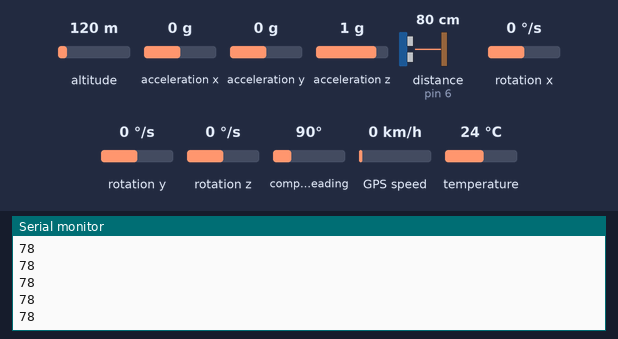
Bench run of a sketch on a simulated Arduino Uno, built with avr-gcc and run on an emulated ATmega328P. On the bench: the last lines printed to the serial monitor. Wiring (inferred from the names in the program): ultrasonic range finder: trigger pin 5; echo pin 6. The test bench sets the inputs (shaded band); at power-on: acceleration x 0 g, distance to the obstacle (sensor on pin 6) 80 cm, altitude 120 m, acceleration y 0 g, acceleration z 1 g, rotation x 0 °/s, rotation y 0 °/s, rotation z 0 °/s, compass heading 90°, GPS speed 0 km/h, temperature 24 °C. The echo pulse lasts 58.3 µs per cm; the GPS gets a fix after 3 s at 37.7749, -122.4194 with 8 satellites; no radio packets arrive unless stated.

Above: at 1.2 s.
1.3 s: acceleration x set to -1.4 g
At 2.7 s:
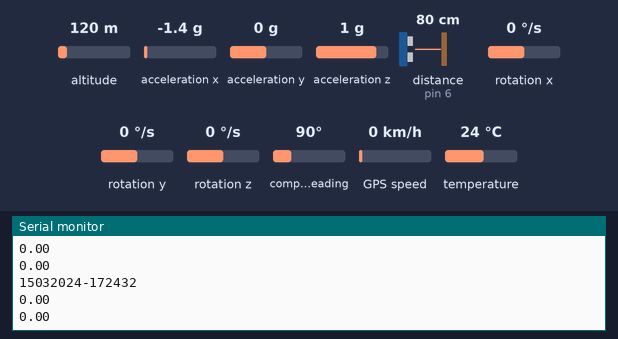
2.8 s: distance to the obstacle (sensor on pin 6) set to 2 cm
At 4.2 s:
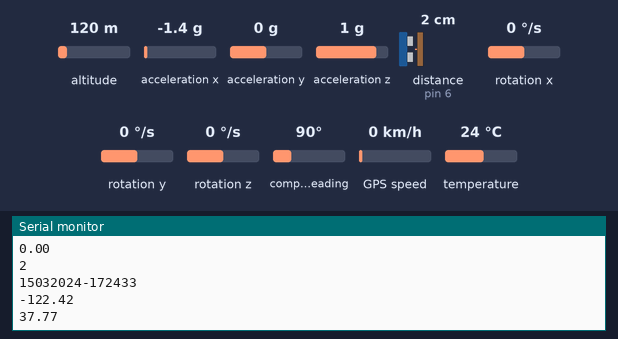
4.3 s: distance to the obstacle (sensor on pin 6) set to 4 cm
At 6.4 s:
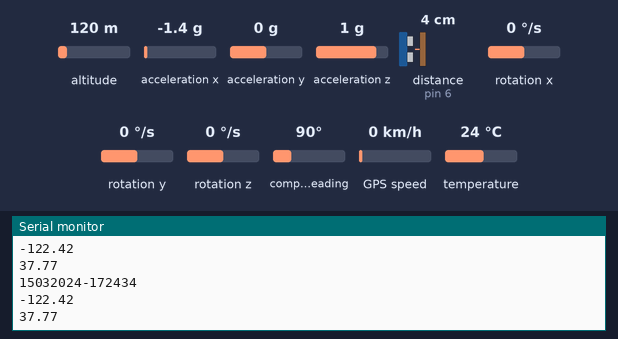
Timing chart, 0 to 7.9 s (numbered marks = the images above; inputs shaded):
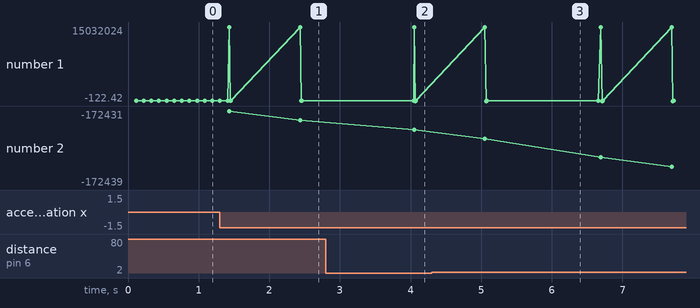

The sketch:

ardunio_warningcar_code.ino
```cpp
#include <Wire.h>
#include <Adafruit_MPU6050.h>
#include <Adafruit_Sensor.h>
#include <TinyGPSPlus.h>
#include <NeoSWSerial.h>
#include <SPI.h>
#include <nRF24L01.h>
#include <RF24.h>
#include <ArduinoJson.h>
#include <Arduino.h>
#include <String.h>
#include <stdbool.h>

#define CAR_ID "30F256.58"
#define GMT 7
static const int RXPin = 3, TXPin = 2;
static const uint32_t GPSBaud = 9600;
#define CE_PIN 9
#define CSN_PIN 10

enum Severity {
  L = 0,
  M = 1,
  H = 2
};

TinyGPSPlus gps;
NeoSWSerial ss(RXPin, TXPin);

Adafruit_MPU6050 mpu;

RF24 radio(CE_PIN, CSN_PIN);
static const byte address[6] = "00001";
static char jsonBuffer[32];

static const int trig = 5;
static const int echo = 6;

static sensors_event_t a, g, temp;
static unsigned long duration;
static int distance;
static float accel_x, accel_y, accel_z;
static float roll, pitch;
static float lng, lat;
static TinyGPSDate d;
static TinyGPSTime t;
static char dateTime[17] = "";
static int failCount = 0;

static void printGPS();
static void sendData(char* time, float lng, float lat);
static void encodeGPS(unsigned long ms);
static void processDataMPU6050();
static void getDistance();
static Severity isAccident(float roll, float pitch, int distance);
static void getCoordinates();
static bool isBlockingWay(int sev);
static String severityCar(int sev);

void setup() {
  Serial.begin(9600); // Khởi động Serial với baudrate 9600
  ss.begin(GPSBaud); // Khởi động SoftwareSerial
  while (!Serial);
  pinMode(trig, OUTPUT);
  pinMode(echo, INPUT);

  if (!radio.begin()) { // Kiểm tra kết nối với nRF24L01+
    Serial.println("Lỗi kết nối nRF24L01+!");
    while (1);
  }

  if (!mpu.begin()) { //Kiểm tra kết nối giữa Arduino và MPU6050
    Serial.println("Không tìm thấy MPU6050! Kiểm tra kết nối.");
    while (1);
  }

  // Cấu hình cảm biến
  mpu.setAccelerometerRange(MPU6050_RANGE_2_G);
  mpu.setGyroRange(MPU6050_RANGE_250_DEG);
  mpu.setFilterBandwidth(MPU6050_BAND_21_HZ);

  // Cấu hình cho nRF24L01+
  radio.openWritingPipe(address);
  radio.setPALevel(RF24_PA_HIGH);
  radio.setDataRate(RF24_250KBPS);
  radio.setChannel(124);
  radio.startListening();
  radio.openWritingPipe(0xF0F0F0F0E1LL);
  radio.openReadingPipe(0, address);

  Serial.println("San sang nhan du lieu...");
}

void loop() {
  getDistance();
  processDataMPU6050();
  delay(100);
  Serial.println(distance);

  // Phát tín hiệu cảnh báo khi góc nghiêng vượt quá điều kiện
  if (isAccident(roll, pitch, distance) >= 0) {
    int count = 0;
    while (1) {
      getCoordinates();
      // delay(100);
      // sendData(dateTime, lng, lat);
      // delay(1000);

      // getCoordinates();
      int day = d.day();
      int month = d.month();
      int year = d.year();
      int hour = t.hour();
      int minute = t.minute();
      int second = t.second();
      sprintf(dateTime, "%02d%02d%2d-%02d%02d%02d", day, month, year, hour + GMT, minute, second);
      Serial.println(dateTime);
      Serial.println(lng);
      Serial.println(lat);
      encodeGPS(1000);
      // Serial.println(distance);

      count++;
      if (count == 2) {
        delay(500);
        break;
      }
    }
  }
  // delay(100);
}

static void encodeGPS(unsigned long ms) {
  unsigned long start = millis();
  do
  {
    while (ss.available())
      gps.encode(ss.read());
  } while (millis() - start < ms);
}

static void processDataMPU6050() {
  mpu.getEvent(&a, &g, &temp);

  // Lấy gia tốc của 3 trục x, y, z
  accel_x = a.acceleration.x;
  accel_y = a.acceleration.y;
  accel_z = a.acceleration.z;

  // Tính toán góc Roll & Pitch
  roll = atan2(accel_y, accel_z) * 180.0 / PI;
  pitch = atan2(-accel_x, sqrt(accel_y * accel_y + accel_z * accel_z)) * 180.0 / PI;
}

static void getDistance() {
  // Lấy dữ liệu từ module khoảng cách
  digitalWrite(trig,0);
  delayMicroseconds(2);
  digitalWrite(trig,1);
  delayMicroseconds(5);
  digitalWrite(trig,0);
  duration = pulseIn(echo,HIGH);
  distance = int(duration/2/29.412);
}

static Severity isAccident(float roll, float pitch, int distance) {
  if (roll > 40 || roll < -40 || pitch > 50 || pitch < -50 || distance <= 1)
    return 2;
  else if (roll > 30 || roll < -30 || pitch > 40 || pitch < -40 || distance < 3)
    return 1;
  else if (roll > 20 || roll < -20 || pitch > 30 || pitch < -30 || distance < 5)
    return 0;
  else
    return -1;
}

static void getCoordinates() {
  // if (gps.location.isValid()) {
    lng = gps.location.lng();
    lat = gps.location.lat();
    d = gps.date;
    t = gps.time;
  // }
  encodeGPS(0);
}

static String severityCar(Severity sev) {
  String label;

  switch (sev) {
    case 0:
        label = "Low";
        break;
    case 1:
        label = "Medium";
        break;
    case 2:
        label = "High";
        break;
    default:
        return "Unknown";
  }

  return label;
}

bool isBlockingWay(Severity sev) {
  switch (sev) {
    case 0:
        return false;
    case 1:
        return false;
    case 2:
        return true;
    default:
        return false;
  }
  return false;
}

static void sendData(char* time, float lon, float lat) {
  radio.stopListening();
  StaticJsonDocument<64> doc;
  char jsonString[32];
  int day = d.day();
  int month = d.month();
  int year = d.year();
  int hour = t.hour();
  int minute = t.minute();
  int second = t.second();
  Severity acc = isAccident(roll, pitch, distance);
  String sev = severityCar(acc);
  bool block = isBlockingWay(acc);
  sprintf(dateTime, "%02d%02d%2d-%02d%02d%02d", day, month, year, hour + GMT, minute, second);
  Serial.println("ALTER: Accident detection");
  doc["v_id"] = CAR_ID;
  serializeJson(doc, jsonString);
  if (radio.write(&jsonString, sizeof(jsonString), true)) {
    Serial.println(jsonString);
  } else {
    Serial.println("Error!");
    failCount++;
  }
  doc.clear();
  delay(100);

  doc["lat"] = (long int)(lat * 1000000);
  serializeJson(doc, jsonString);
  if (radio.write(&jsonString, sizeof(jsonString), true)) {
  Serial.println(jsonString);
  } else {
    Serial.println("Error!");
    failCount++;
  }
  if (failCount > 5) {
    radio.begin();
    Serial.println("Reset RF!");
    failCount = 0;
  }
  doc.clear();
  delay(100);

  doc["lon"] = (long int)(lon * 1000000);
  serializeJson(doc, jsonString);
  if (radio.write(&jsonString, sizeof(jsonString), true)) {
    Serial.println(jsonString);
  } else {
    Serial.println("Error!");
    failCount++;
  }
  if (failCount > 5) {
    radio.begin();
    Serial.println("Reset RF!");
    failCount = 0;
  }
  doc.clear();
  delay(100);

  doc["t"] = dateTime;
  serializeJson(doc, jsonString);
  if (radio.write(&jsonString, sizeof(jsonString), true)) {
    Serial.println(jsonString);
  } else {
    Serial.println("Error!");
    failCount++;
  }
  doc.clear();
  delay(100);

  doc["Severity"] = sev;
  serializeJson(doc, jsonString);
  if (radio.write(&jsonString, sizeof(jsonString), true)) {
    Serial.println(jsonString);
  } else {
    Serial.println("Error!");
    failCount++;
  }
  doc.clear();
  delay(100);

  doc["IsBlockingWay"] = block;
  serializeJson(doc, jsonString);
  if (radio.write(&jsonString, sizeof(jsonString), true)) {
  Serial.println(jsonString);
  } else {
    Serial.println("Error!");
    failCount++;
  }
  doc.clear();
  delay(100);
  radio.startListening();
  delay(500);
  Serial.println("--------------------------");

}
```

Measured:
- after the input at 1.3 s, the serial monitor: prints a new line after 0.13 s (image 1)
- after the input at 2.8 s, the serial monitor: prints a new line after 1.2 s (image 2)
- plotted number 1: 78 → 0 after the input at 1.3 s
